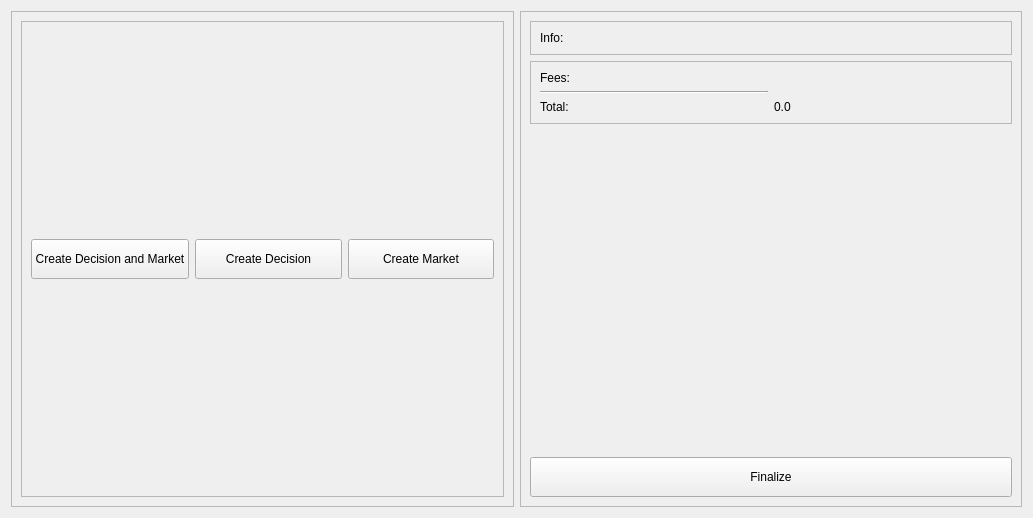
<?xml version="1.0" encoding="UTF-8"?>
<ui version="4.0">
 <class>AuthorView</class>
 <widget class="QWidget" name="AuthorView">
  <property name="geometry">
   <rect>
    <x>0</x>
    <y>0</y>
    <width>1033</width>
    <height>518</height>
   </rect>
  </property>
  <property name="windowTitle">
   <string>Form</string>
  </property>
  <property name="windowIcon">
   <iconset resource="../hivemind.qrc">
    <normaloff>:/icons/hivemind</normaloff>:/icons/hivemind</iconset>
  </property>
  <layout class="QHBoxLayout" name="horizontalLayout">
   <item>
    <widget class="QFrame" name="frameLeft">
     <property name="frameShape">
      <enum>QFrame::StyledPanel</enum>
     </property>
     <property name="frameShadow">
      <enum>QFrame::Raised</enum>
     </property>
     <layout class="QVBoxLayout" name="verticalLayout_7">
      <item>
       <widget class="QFrame" name="frame">
        <property name="frameShape">
         <enum>QFrame::StyledPanel</enum>
        </property>
        <property name="frameShadow">
         <enum>QFrame::Raised</enum>
        </property>
        <layout class="QHBoxLayout" name="horizontalLayout_2">
         <item>
          <widget class="QPushButton" name="pushButtonCreateCombo">
           <property name="minimumSize">
            <size>
             <width>0</width>
             <height>40</height>
            </size>
           </property>
           <property name="text">
            <string>Create Decision and Market</string>
           </property>
           <property name="icon">
            <iconset resource="../hivemind.qrc">
             <normaloff>:/icons/add</normaloff>:/icons/add</iconset>
           </property>
           <property name="iconSize">
            <size>
             <width>20</width>
             <height>20</height>
            </size>
           </property>
          </widget>
         </item>
         <item>
          <widget class="QPushButton" name="pushButtonCreateDecision">
           <property name="minimumSize">
            <size>
             <width>0</width>
             <height>40</height>
            </size>
           </property>
           <property name="text">
            <string>Create Decision</string>
           </property>
           <property name="icon">
            <iconset resource="../hivemind.qrc">
             <normaloff>:/icons/decision</normaloff>:/icons/decision</iconset>
           </property>
           <property name="iconSize">
            <size>
             <width>20</width>
             <height>20</height>
            </size>
           </property>
          </widget>
         </item>
         <item>
          <widget class="QPushButton" name="pushButtonCreateMarket">
           <property name="minimumSize">
            <size>
             <width>0</width>
             <height>40</height>
            </size>
           </property>
           <property name="text">
            <string>Create Market</string>
           </property>
           <property name="icon">
            <iconset resource="../hivemind.qrc">
             <normaloff>:/icons/market</normaloff>:/icons/market</iconset>
           </property>
           <property name="iconSize">
            <size>
             <width>20</width>
             <height>20</height>
            </size>
           </property>
          </widget>
         </item>
        </layout>
       </widget>
      </item>
     </layout>
    </widget>
   </item>
   <item>
    <widget class="QFrame" name="frameRight">
     <property name="frameShape">
      <enum>QFrame::StyledPanel</enum>
     </property>
     <property name="frameShadow">
      <enum>QFrame::Raised</enum>
     </property>
     <layout class="QVBoxLayout" name="verticalLayout">
      <item>
       <widget class="QFrame" name="frameInfo">
        <property name="frameShape">
         <enum>QFrame::StyledPanel</enum>
        </property>
        <property name="frameShadow">
         <enum>QFrame::Raised</enum>
        </property>
        <layout class="QVBoxLayout" name="verticalLayout_2">
         <item>
          <widget class="QLabel" name="labelInfo">
           <property name="text">
            <string>Info:</string>
           </property>
          </widget>
         </item>
        </layout>
       </widget>
      </item>
      <item>
       <widget class="QFrame" name="frameFees">
        <property name="frameShape">
         <enum>QFrame::StyledPanel</enum>
        </property>
        <property name="frameShadow">
         <enum>QFrame::Raised</enum>
        </property>
        <layout class="QGridLayout" name="gridLayout">
         <item row="2" column="0">
          <widget class="QLabel" name="labelTotal">
           <property name="text">
            <string>Total:</string>
           </property>
          </widget>
         </item>
         <item row="1" column="0">
          <widget class="Line" name="line">
           <property name="orientation">
            <enum>Qt::Horizontal</enum>
           </property>
          </widget>
         </item>
         <item row="0" column="0">
          <widget class="QLabel" name="labelFees">
           <property name="text">
            <string>Fees:</string>
           </property>
          </widget>
         </item>
         <item row="2" column="1">
          <widget class="QLabel" name="labelTotalValue">
           <property name="text">
            <string>0.0</string>
           </property>
          </widget>
         </item>
        </layout>
       </widget>
      </item>
      <item>
       <spacer name="verticalSpacer">
        <property name="orientation">
         <enum>Qt::Vertical</enum>
        </property>
        <property name="sizeHint" stdset="0">
         <size>
          <width>20</width>
          <height>40</height>
         </size>
        </property>
       </spacer>
      </item>
      <item>
       <widget class="QPushButton" name="pushButtonFinalize">
        <property name="minimumSize">
         <size>
          <width>100</width>
          <height>40</height>
         </size>
        </property>
        <property name="text">
         <string>Finalize</string>
        </property>
        <property name="icon">
         <iconset resource="../hivemind.qrc">
          <normaloff>:/icons/synced</normaloff>:/icons/synced</iconset>
        </property>
       </widget>
      </item>
     </layout>
    </widget>
   </item>
  </layout>
 </widget>
 <resources>
  <include location="../hivemind.qrc"/>
 </resources>
 <connections/>
</ui>
